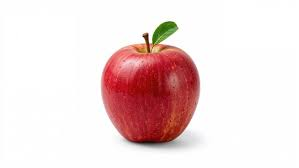
#> input picture apple.jpg, 299 x 168 px
$ python pixel_processing.py
#> lines starting #> are read from the running program, lines starting #| are printed output that depends on the picture; after the words box and inside, x2 and y2 are one past the last pixel; in counts of white or black regions, pixels touching at a corner belong together
import cv2
import matplotlib.pyplot as plt

def main():
    # 이미지 읽기
    image = cv2.imread('apple.jpg')
#> image is the input picture: shape (168, 299, 3); mean B, G, R 220.1, 220.5, 239.3

    if image is None:
        print("이미지를 읽을 수 없습니다. 'apple.jpg' 경로를 확인해주세요.")
        return

    print("이미지 불러오기 성공")

    # 1. 화소 값 접근 (예: 100, 100 위치)
    px = image[100, 100]
#> px = [251, 252, 255]
    print(f"(100, 100) 위치의 화소 값 (BGR): {px}")
#| (100, 100) 위치의 화소 값 (BGR): [251 252 255]

    # 2. 화소 값 변경 (특정 영역을 흰색으로 변경)
    # 이미지 복사 (원본 보존을 위해)
    modified_image = image.copy()
    # 세로 100~200, 가로 100~200 영역을 흰색(255, 255, 255)으로 채움
    modified_image[100:200, 100:200] = [255, 255, 255]
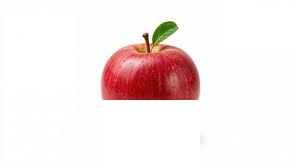
#> modified_image: shape (168, 299, 3); 13.36% of pixels changed, all inside (x1, y1, x2, y2) = (100, 100, 200, 168)
    print("특정 영역을 흰색으로 변경했습니다.")

    # 3. 이미지 반전 (Negative Image)
    # 모든 화소 값을 반전 (255 - 값)
    inverted_image = 255 - image
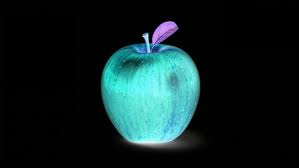
#> inverted_image: shape (168, 299, 3); mean B, G, R 34.9, 34.5, 15.7
    print("이미지 색상을 반전시켰습니다.")

    # 시각화 (Matplotlib 사용)
    # BGR -> RGB 변환
    modified_rgb = cv2.cvtColor(modified_image, cv2.COLOR_BGR2RGB)
    inverted_rgb = cv2.cvtColor(inverted_image, cv2.COLOR_BGR2RGB)

    plt.figure(figsize=(10, 5))

    # 수정된 이미지 출력
    plt.subplot(1, 2, 1)
    plt.imshow(modified_rgb)
    plt.title('Modified Image (Region White)')
    plt.axis('off')

    # 반전된 이미지 출력
    plt.subplot(1, 2, 2)
    plt.imshow(inverted_rgb)
    plt.title('Inverted Image')
    plt.axis('off')

    plt.show()
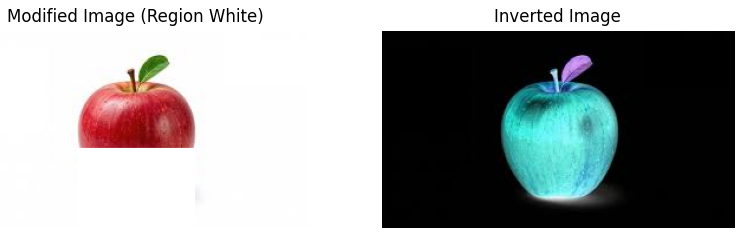
#> figure drawn by matplotlib, 2 panels

if __name__ == "__main__":
    main()
